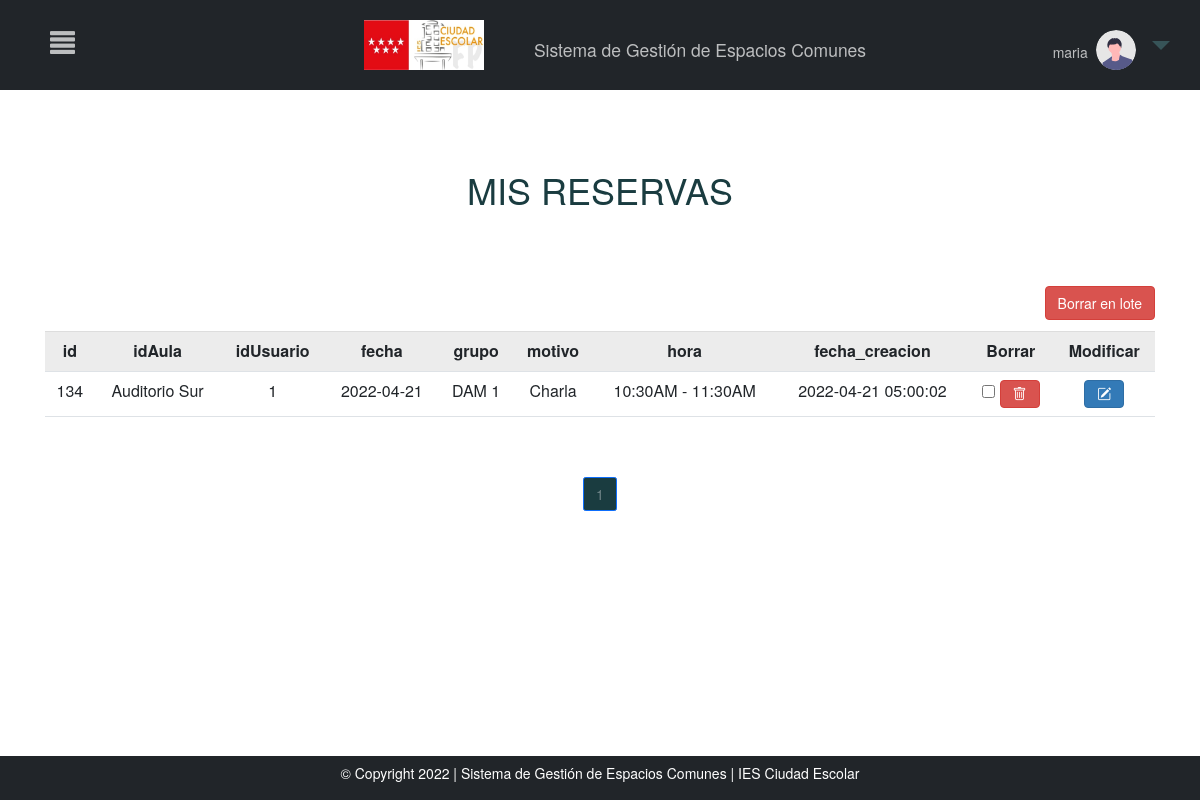
/MVC_proyectofinal/inicio.php?c=crudMisReservas&page=1 (signed in), run on an earlier commit of the app's database.
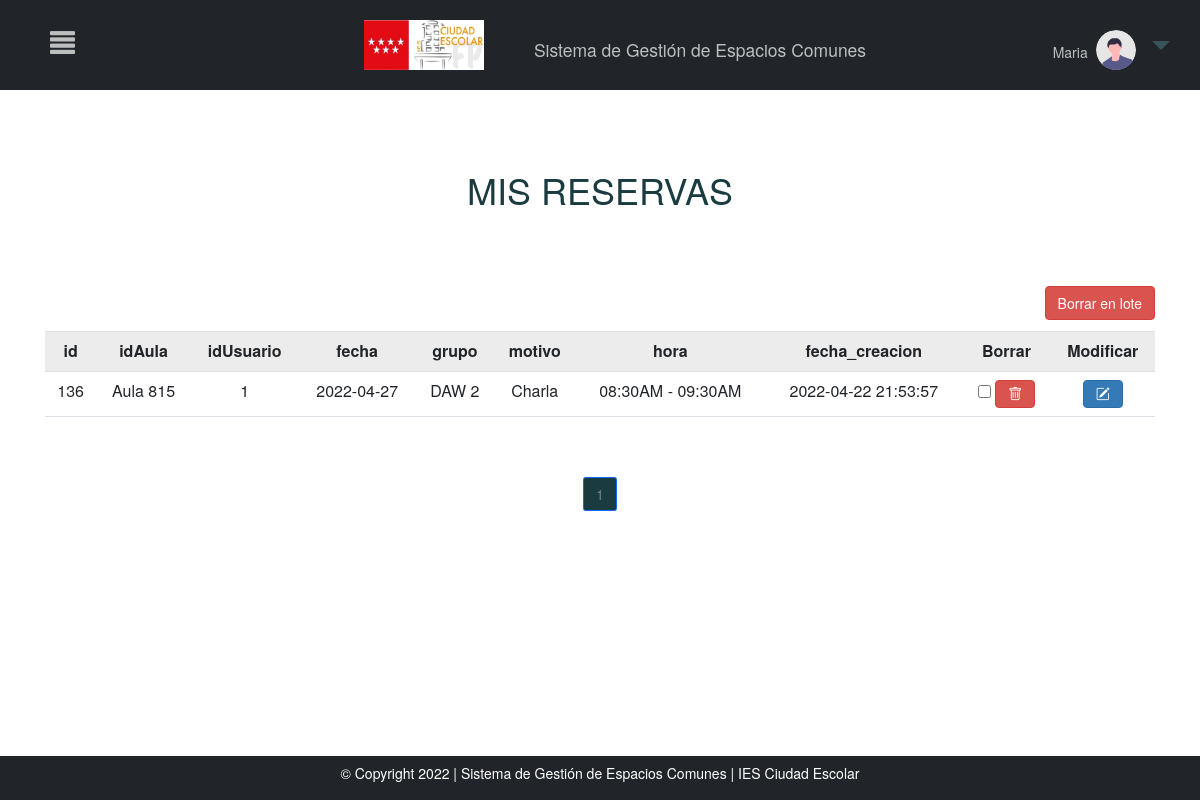
And on a later commit of the database.
### tables this page shows
CREATE TABLE `reservas` (
  `id` int(11) NOT NULL,
  `idAula` varchar(220) NOT NULL,
  `idUsuario` int(11) UNSIGNED NOT NULL,
  `fecha` date NOT NULL,
  `grupo` varchar(255) NOT NULL,
  `motivo` varchar(255) NOT NULL,
  `hora` varchar(255) NOT NULL,
  `fecha_creacion` timestamp NOT NULL DEFAULT current_timestamp() ON UPDATE current_timestamp()
);

### MVC_proyectofinal/controller/controller.php (called while the page is built, shortened)
<?php
require_once ("models/crud.php");
class Control{
    function __construct()
    {
        $this->crud=new Crud();
    }
    function crudMisReservas(){
        include_once ("views/crudMisReservas.php");
    }
}
?>

### MVC_proyectofinal/models/conexion.php (called while the page is built)
<?php
class Conexion{
    public function conexion(){
        try{
            $conexion=new PDO("mysql:host=localhost;dbname=sgec","root","");
            $conexion->setAttribute(PDO::ATTR_ERRMODE,PDO::ERRMODE_EXCEPTION);
            return $conexion;
        }
        catch(PDOException $e){
            echo $e->getMessage();
            return null;
        }
    }
}
?>

### MVC_proyectofinal/models/crud.php (called while the page is built, shortened)
<?php
include("conexion.php");
class Crud extends Conexion{
    private $conexion;
    function __construct()
    {
        $this->conexion=parent::conexion();
    }
    function crudMiReservas($opc,$iteams_pagina=null,$offset=null){
        $idUsuario = $_SESSION['id'];
        if($opc==1){
            $sql="SELECT count(*) FROM reservas WHERE idUsuario ='$idUsuario'";
            $consulta=$this->conexion->prepare($sql);
            $consulta->execute();
            $count=$consulta->fetch(PDO::FETCH_NUM);
            return $count;
        }
        elseif($opc==2){
            $sql="SELECT * FROM reservas WHERE idUsuario ='$idUsuario' ORDER BY id ASC LIMIT ".$iteams_pagina." OFFSET ".$offset."";
            $consulta=$this->conexion->prepare($sql);
            $consulta->execute();
            $consult=$consulta->fetchAll(PDO::FETCH_ASSOC);
            $keys=array_keys($consult[0]);
            return array($consult,$keys);
        }
    }
}
?>

### MVC_proyectofinal/views/crudMisReservas.php (the view, shortened to what the changed rows need)
<html lang="en">
<head>
<link rel="stylesheet" href="https://cdn.jsdelivr.net/npm/bootstrap-icons@1.8.1/font/bootstrap-icons.css">
<link href="https://cdn.jsdelivr.net/npm/bootstrap@5.0.2/dist/css/bootstrap.min.css" rel="stylesheet">
</head>
<body>
<?php include "menu.php";
$count=$this->crud->crudMiReservas(1);
if($count[0]==0){
    echo '<div class="container" style="margin-top:60px;margin-right:80px">
    <div class="row">
    <div class="col-md-12 ">
    <h1 class="display-1" style="color:#1A3C40"> No se han realizado reservas aún</h1>
    </div>
    </div>
    </div>';}
else{
$iteams_pagina=3;
$total_pages=ceil($count[0]/$iteams_pagina);
$page=0;
if(isset($_GET["page"]) && !empty($_GET["page"])){
    $page=$_GET["page"];
}else{
    $page=1;
}
$offset=($page-1) * $iteams_pagina;
$result=$this->crud->crudMiReservas(2,$iteams_pagina,$offset);
    ?>
<div class="container" style="margin-top:5%">
<div class="row">
                <div class="col-md-12 " style="border:none">
<h1 style="color:#1A3C40; text-align:center; margin-bottom:5%; background-color:white" >MIS  RESERVAS</h1>
                    <table class="table table-striped" style="text-align: center;">
<?php
       echo '
       <div class="row">
                       <div class="col-md-12">
                           <table class="table table-striped bg-white" style="text-align: center;">';
        echo "<tr >";
        foreach($result[1] as $indice){
            echo "<th>".$indice."</th>";
        }
        echo "<th>Borrar</th>";
        echo "<th>Modificar</th>";
        echo "</tr>";
        ?>
<form action="?c=borrar&pag=<?php echo $_GET["page"]?>" method="post">
<input type="submit" name="borrar" value="Borrar en lote" class="btn btn-danger" style="float:right; margin-bottom:1%">
        <?php
        foreach($result[0] as $indice=>$dato){
            foreach($dato as $x=>$y){
                echo "<td>".$y."</td>";
            }
            ?>
            <td><input type="checkbox" name="eliminar[]" value="<?php echo $dato["id"]?>">
            <a class="btn btn-danger"  href="?c=borrar&id=<?php echo $dato["id"] ?>&pag=<?php echo $_GET["page"]?>"><i class="bi bi-trash"></i></a>
            </td>
            <td><button  title="Modificar" class="btn btn-primary" name="modificar" value="<?php echo $dato["id"] ?>"> <i class="bi bi-pencil-square"></i></button></td>
            <?php
            }
  ?>
           </table>
        </div>
    </div>
 <?php
echo "<br>";
?>
<nav aria-label="..." class="contenedor-paginador" >
  <ul class="pagination pagination-mg justify-content-center">
<?php
for($i=1;$i<=$total_pages;$i++){
    if($i==$page){
        echo "<li class='page-item active'><a class='page-link'>".$i."</a></li>";
    }else{
        echo "<li class='page-item'><a class='page-link' href='?c=crudMisReservas&page=$i'>$i</a></li>";
    }
}
}
?>
  </ul>
</nav>
</body>
</html>

### MVC_proyectofinal/views/menu.php (shortened to what the changed rows need)
<!DOCTYPE html>
<html lang="en">
<head>
<link rel="stylesheet" href="https://cdn.jsdelivr.net/npm/bootstrap-icons@1.8.1/font/bootstrap-icons.css">
<link href="https://cdn.jsdelivr.net/npm/bootstrap@5.1.3/dist/css/bootstrap.min.css" rel="stylesheet">
    <link rel="stylesheet" href="libs/bootstrap-5.1.3-dist/css/bootstrap.min.css">
    <link rel="stylesheet" href="libs/css/estilos.css">
<link rel="stylesheet" href="https://maxcdn.bootstrapcdn.com/bootstrap/3.3.7/css/bootstrap.min.css">
</head>
<body>
<div class="nav">
<span onclick="openNav()" class="menu">
<span class="glyphicon glyphicon-align-justify"></span>
</span>
<div class="cabecera-todo">
    <a class="logoEnlace" href="https://www.educa2.madrid.org/web/centro.ies.ciudadescolar.madrid" target="_blank"><img class="logo" src="libs/img/logo_ciudadescolar.jpg"></a>
    <h3 class="cabecera">Sistema de Gestión de Espacios Comunes</h3>
</div>
<li class="nav-item dropdown no-arrow">
        <a class="nav-link dropdown-toggle" href="#" id="userDropdown" role="button"
            data-toggle="dropdown" aria-haspopup="true" aria-expanded="false">
            <h5 style="color: rgba(255, 255, 255, 0.7); display:inline-block" ><?php echo $_SESSION['nombre'];?></h5>
            <img class="img-profile rounded-circle" style="width:40px"
                src="libs/img/undraw_profile.svg">
        </a>
    </li>
</div>
   <div class="footer">
       <p>© Copyright 2022 | Sistema de Gestión de Espacios Comunes | IES Ciudad Escolar</p>
</div>
</body>
</html>

What changed in the data, as far as the page shows it:
removed reservas: id "134", idAula "Auditorio Sur", idUsuario "1", fecha "2022-04-21", grupo "DAM 1", motivo "Charla", hora "10:30AM - 11:30AM", fecha_creacion "2022-04-21 05:00:02"
added reservas: id "136", idAula "Aula 815", idUsuario "1", fecha "2022-04-27", grupo "DAW 2", motivo "Charla", hora "08:30AM - 09:30AM", fecha_creacion "2022-04-22 21:53:57"
Also different on the page:
$_SESSION['nombre']: "maria" → "Maria"
